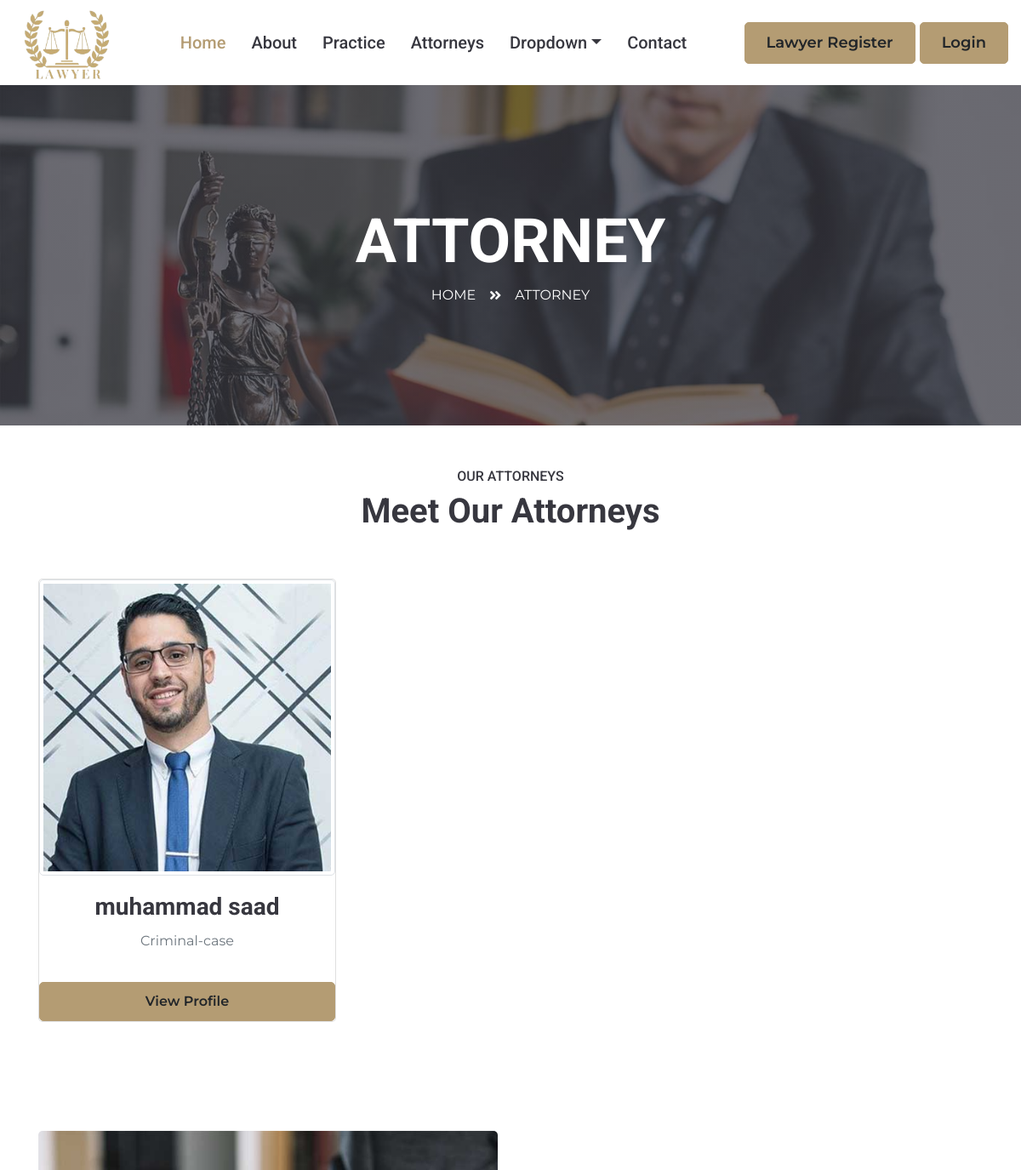
Before: /team.php (upper part) with the older database file.
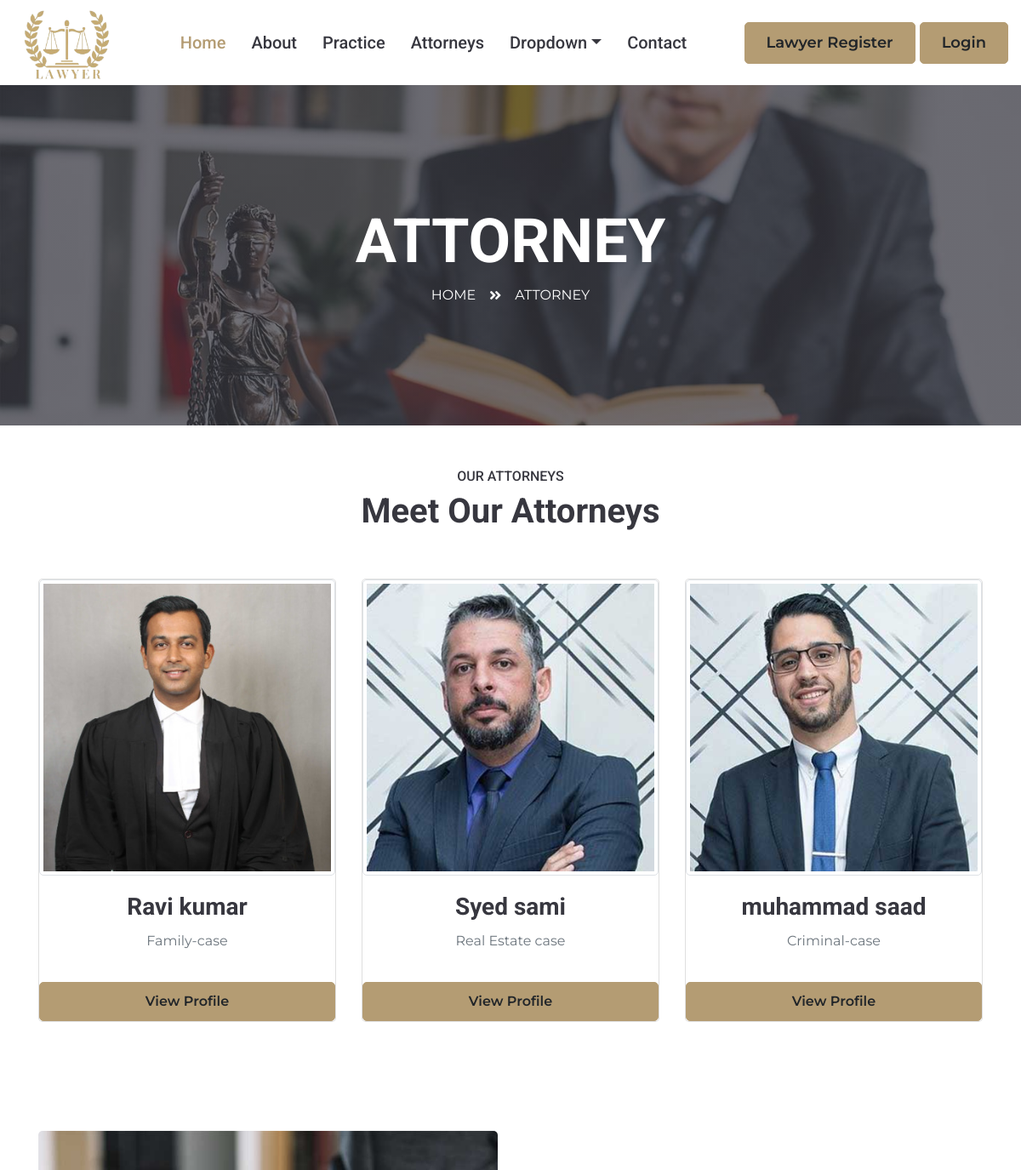
After: the same page with the newer database file.
### tables this page shows
CREATE TABLE `lawyer` (
  `id` int(255) NOT NULL,
  `name` varchar(255) NOT NULL,
  `case` int(255) NOT NULL,
  `email` varchar(255) NOT NULL,
  `password` varchar(255) NOT NULL,
  `phone` int(255) NOT NULL,
  `experience` varchar(255) NOT NULL,
  `address` text NOT NULL,
  `image` varchar(255) NOT NULL
);

CREATE TABLE `cases` (
  `cid` int(255) NOT NULL,
  `case_name` varchar(255) NOT NULL
);

### team.php (the view, shortened to what this page needs)
<?php
include("header.php");
include("config.php");
$limit=9;
if (isset($_GET['pgno'])) {
    $pgno=$_GET['pgno'];
}else{
    $pgno=1;
}
$start=($pgno-1)*$limit;
$select="SELECT *from `lawyer` as l inner join `cases` as c on l.case=c.cid order by `id` desc limit {$start},{$limit}";
$run_select=mysqli_query($connection,$select);
if (mysqli_num_rows($run_select)) {
?>
<!DOCTYPE html>
<html lang="en">
<head>
</head>
<body>
    <div class="container-fluid bg-page-header" style="margin-bottom: 50px;">
        <div class="container">
            <div class="d-flex flex-column align-items-center justify-content-center" style="min-height: 400px">
                <h3 class="display-3 text-white text-uppercase">Attorney</h3>
                <div class="d-inline-flex text-white">
                    <p class="m-0 text-uppercase"><a class="text-white" href="">Home</a></p>
                    <i class="fa fa-angle-double-right pt-1 px-3"></i>
                    <p class="m-0 text-uppercase">Attorney</p>
                </div>
            </div>
        </div>
    </div>
    <div class="container">
        <div class="text-center ">
            <h6 class="text-uppercase">Our Attorneys</h6>
            <h1 class="mb-2">Meet Our Attorneys</h>
                <h2 class="text-white">Our Team</h2>
                <div class="row ">
        <?php
        while ($row=mysqli_fetch_assoc($run_select)) {
        ?>
                    <div class="col-lg-4 col-md-6 col-sm-12 mb-3">
                        <div class="card">
                            <img src="<?php echo 'admin-panel/image/'.$row['image']?>" class="img-thumbnail" alt="...">
                            <div class="card-body">
                                <h3 class="card-title"><?php echo $row['name']?></h3>
                                <p class="text-muted"><?php echo $row['case_name']?></p>
                            </div>
                            <a href="lawyertemp.php?id=<?php echo $row['id']?>" class="btn btn-primary">View Profile</a>
                        </div>
                    </div>
                <?php
                 }
                }
                ?>
                </div>
        </div>
    </div>
    <div class="container-fluid py-5">
        <div class="container py-5">
            <div class="row">
                <div class="col-lg-6" style="min-height: 500px;">
                    <div class="position-relative h-100 rounded overflow-hidden">
                        <img class="position-absolute w-100 h-100" src="img/feature.jpg" style="object-fit: cover;">
                    </div>
                </div>
                <div class="col-lg-6 pt-5 pb-lg-5">
                </div>
            </div>
        </div>
    </div>
</body>
</html>

Changed rows visible on the page:
added lawyer: image (picture), name "Ravi kumar", case.case_name "Family-case"
added lawyer: image (picture), name "Syed sami", case.case_name "Real Estate case"
